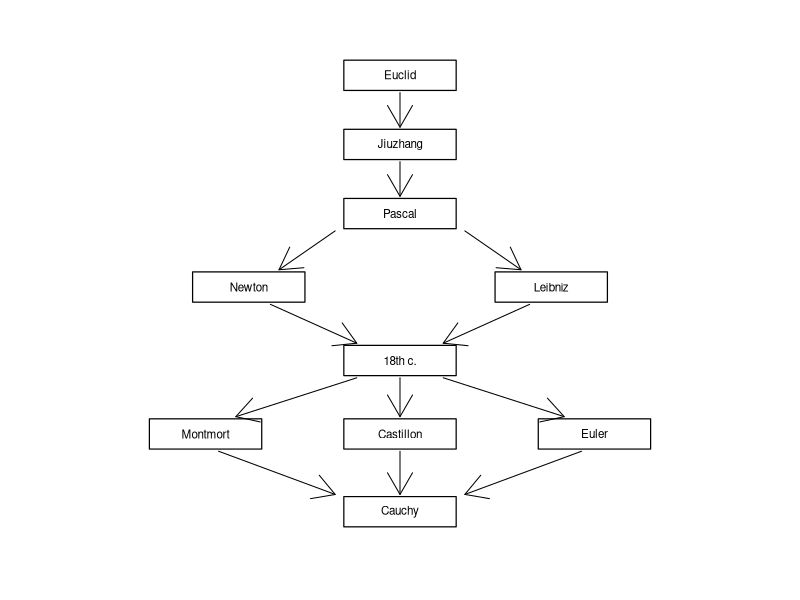

R code for this plot:
setwd("C:/Users/18904/Github/senior-mathematics/codes")
if(!dir.exists("../figures"))dir.create("../figures")
# week82-1: tree flowchart of binomial theorem history (single 4x4, vertical)
draw1=function(){
  par(mar=c(1,1,1,1))
  plot(0,0,xlim=c(0,14),ylim=c(0,12),type="n",asp=1,xlab="",ylab="",axes=FALSE)
  bx=function(x,y,txt,w=2.6,h=0.7){
    rect(x-w/2,y-h/2,x+w/2,y+h/2,lwd=1.2)
    text(x,y,txt,cex=0.7)
  }
  bx(7,11.2,"Euclid")
  bx(7,9.6,"Jiuzhang")
  arrows(7,10.8,7,10.0,lwd=1)
  bx(7,8.0,"Pascal")
  arrows(7,9.2,7,8.4,lwd=1)
  bx(3.5,6.3,"Newton")
  bx(10.5,6.3,"Leibniz")
  arrows(5.5,7.6,4.2,6.7,lwd=1)
  arrows(8.5,7.6,9.8,6.7,lwd=1)
  bx(7,4.6,"18th c.")
  arrows(4.0,5.9,6.0,5.0,lwd=1)
  arrows(10.0,5.9,8.0,5.0,lwd=1)
  bx(2.5,2.9,"Montmort")
  bx(7,2.9,"Castillon")
  bx(11.5,2.9,"Euler")
  arrows(6.0,4.2,3.2,3.3,lwd=1)
  arrows(7,4.2,7,3.3,lwd=1)
  arrows(8.0,4.2,10.8,3.3,lwd=1)
  bx(7,1.1,"Cauchy")
  arrows(2.8,2.5,5.5,1.5,lwd=1)
  arrows(7,2.5,7,1.5,lwd=1)
  arrows(11.2,2.5,8.5,1.5,lwd=1)
}
cairo_pdf("../figures/week82-1.pdf",width=4,height=4,family="SimSun")
draw1()
dev.off()
svglite::svglite("../figures/week82-1.svg",width=4,height=4)
draw1()
dev.off()
